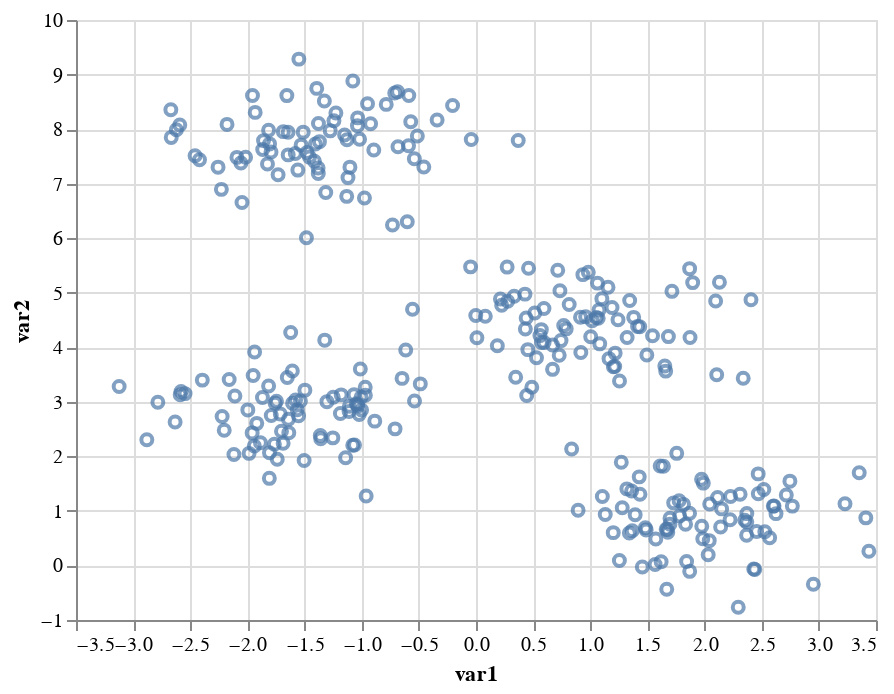

Notebook source saved alongside this figure:
### Code cell
# create scatterplot
alt.Chart(df).mark_point().encode(
    alt.X('var1:Q'),
    alt.Y('var2:Q')
)

### Figure 1 — Vega-Lite specification as saved in the notebook (floating-point values rounded to 4 significant figures; data arrays with more than 128 entries replaced by an {"elided": "..."} marker saying what was removed)
{"config": {"view": {"continuousWidth": 400, "continuousHeight": 300}}, "data": {"name": "data-74c6598a7e744337f6444089ce7c19a6"}, "mark": "point", "encoding": {"x": {"field": "var1", "type": "quantitative"}, "y": {"field": "var2", "type": "quantitative"}}, "$schema": "https://vega.github.io/schema/vega-lite/v4.17.0.json", "datasets": {"data-74c6598a7e744337f6444089ce7c19a6": {"elided": "300 records"}}}
